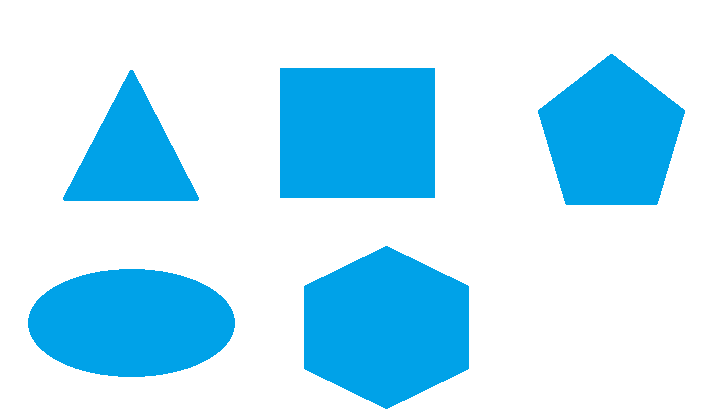
#> input picture OPENCV/alistirmalar1/polygons.png, 720 x 417 px, given in place of the camera
$ python webcam_nesne_saptama.py
#> lines starting #> are read from the running program, lines starting #| are printed output that depends on the picture; after the words box and inside, x2 and y2 are one past the last pixel; in counts of white or black regions, pixels touching at a corner belong together
import cv2
import numpy as np


def nothing(x):
    pass


cap = cv2.VideoCapture(0)

cv2.namedWindow("Trackbar")

cv2.createTrackbar("LH", "Trackbar", 0, 179, nothing)
#> slider 'LH' is set to 35
cv2.createTrackbar("LS", "Trackbar", 0, 255, nothing)
#> slider 'LS' is set to 51
cv2.createTrackbar("LV", "Trackbar", 0, 255, nothing)
#> slider 'LV' is set to 51
cv2.createTrackbar("UH", "Trackbar", 0, 179, nothing)
#> slider 'UH' is set to 179
cv2.createTrackbar("US", "Trackbar", 0, 255, nothing)
#> slider 'US' is set to 255
cv2.createTrackbar("UV", "Trackbar", 0, 255, nothing)
#> slider 'UV' is set to 255

while 1:

    ret, frame = cap.read()
#> frame is the input picture: shape (417, 720, 3); mean B, G, R 248.6, 229.3, 184.6
    frame = cv2.flip(frame, 1)
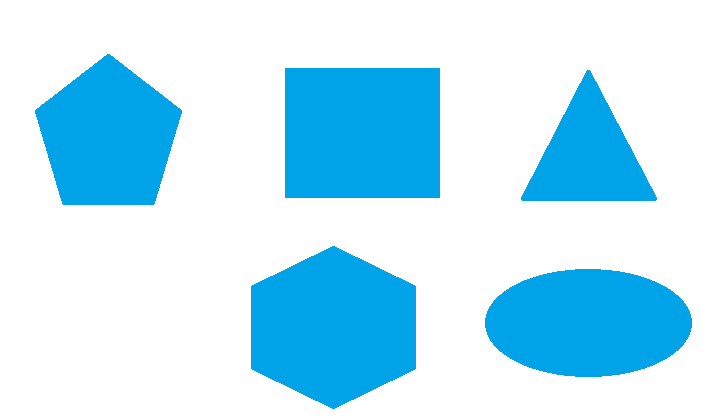
#> frame: shape (417, 720, 3); mean B, G, R 248.6, 229.3, 184.6

    frame = cv2.resize(frame, (500, 350))
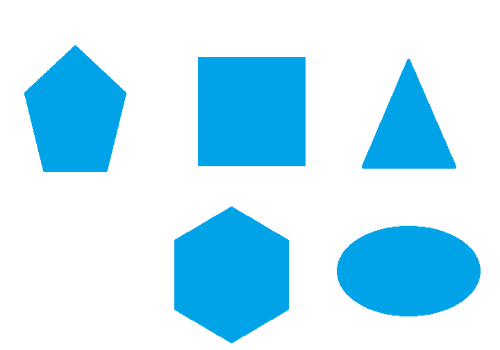
#> frame: shape (350, 500, 3); mean B, G, R 248.6, 229.3, 184.6
    hsv = cv2.cvtColor(frame, cv2.COLOR_BGR2HSV)
#> hsv: shape (350, 500, 3); mean H, S, V 27.8, 70.4, 248.6

    lh = cv2.getTrackbarPos("LH", "Trackbar")
    ls = cv2.getTrackbarPos("LS", "Trackbar")
    lv = cv2.getTrackbarPos("LV", "Trackbar")
    uh = cv2.getTrackbarPos("UH", "Trackbar")
    us = cv2.getTrackbarPos("US", "Trackbar")
    uv = cv2.getTrackbarPos("UV", "Trackbar")

    lower_blue = np.array([lh, ls, lv])
    upper_blue = np.array([uh, us, uv])

    mask = cv2.inRange(hsv, lower_blue, upper_blue)
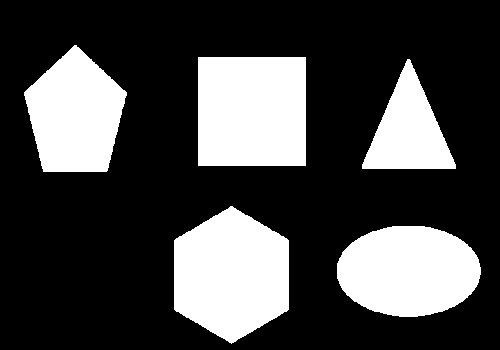
#> mask: shape (350, 500); 27.8% white; 5 white regions, box (x1, y1, x2, y2) and area: (174, 206, 289, 344) 11952, (198, 57, 306, 166) 11772, (337, 226, 481, 317) 10343, (24, 45, 127, 172) 9122, (362, 59, 456, 169) 5489
    bitwise = cv2.bitwise_and(frame, frame, mask=mask)
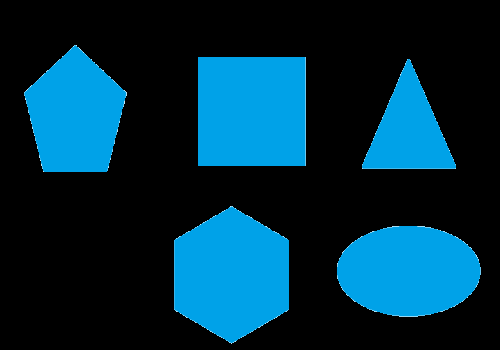
#> bitwise: shape (350, 500, 3); mean B, G, R 64.6, 45.3, 0.6

    cv2.imshow("frame", frame)
    cv2.imshow("mask", mask)
    cv2.imshow("bitwise", bitwise)

    if cv2.waitKey(20) & 0xFF == ord('q'):
#> (key q is pressed here)
        break

cap.release()
cv2.destroyAllWindows()
